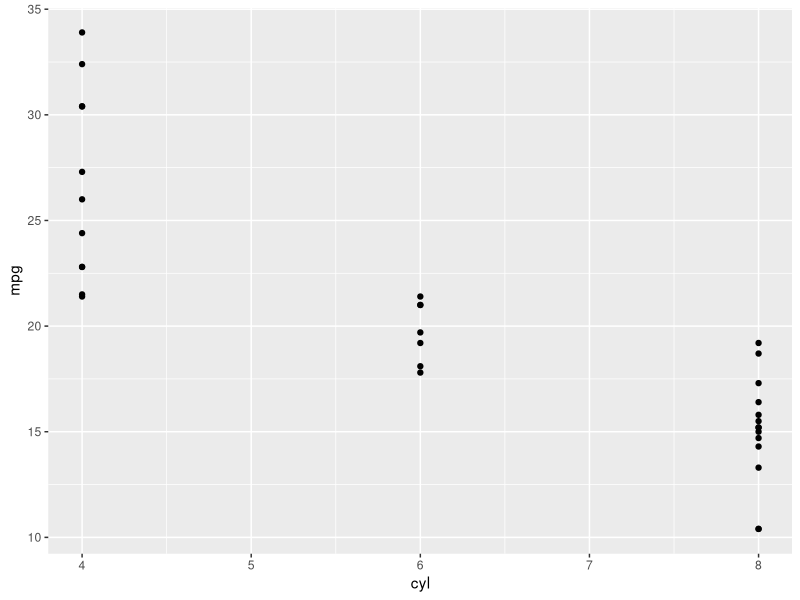
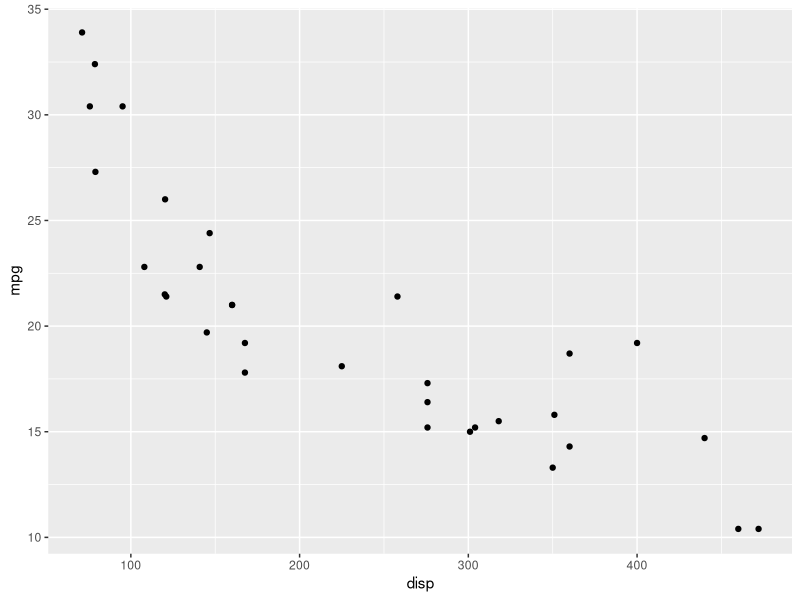

Reproduce these figures in R, in order.
## ---- chunk 1
library(tidyverse)
mtcars
## ---- chunk 2
ggplot(mtcars, aes(x=cyl, y=mpg)) + geom_point()
## ---- chunk 3
ggplot(mtcars, aes(x=disp, y=mpg)) + geom_point()
